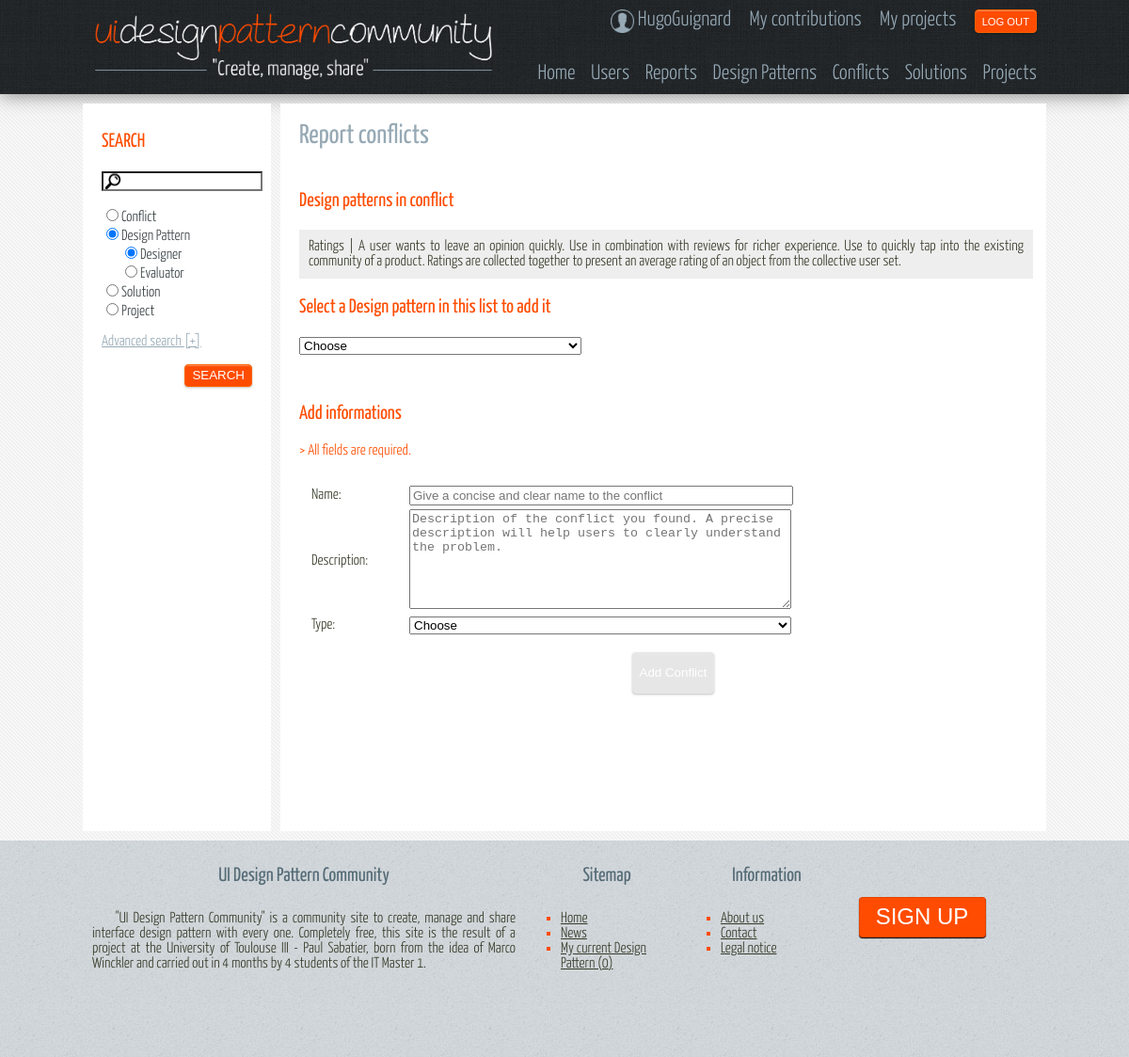
The page /view/addConflict.php?id=3 (signed in) on the database its author committed.
### tables this page shows
CREATE TABLE IF NOT EXISTS `DesignPattern` (
  `idDesignPattern` INT(11) NOT NULL AUTO_INCREMENT,
  `name` VARCHAR(150) NOT NULL,
  `what` TEXT NOT NULL,
  `whenAndHow` TEXT NULL DEFAULT NULL,
  `layout` TEXT NULL DEFAULT NULL,
  `copy` TEXT NULL DEFAULT NULL,
  `implementation` TEXT NULL DEFAULT NULL,
  `descriptionImage` TEXT NULL DEFAULT NULL,
  `nbUsage` INT(11) NULL DEFAULT NULL,
  `nbComments` INT(11) NULL DEFAULT NULL,
  `nbRates` INT(11) NULL DEFAULT NULL,
  `rate` DOUBLE NULL DEFAULT NULL,
  `date` DATETIME NULL DEFAULT NULL,
  `target` ENUM('Designer','Evaluator') NOT NULL,
  `login` VARCHAR(30) NOT NULL,
  PRIMARY KEY (`idDesignPattern`),
  INDEX `fk_DesignPattern_User1_idx` (`login` ASC),
  CONSTRAINT `fk_DesignPattern_User1`
    FOREIGN KEY (`login`)
    REFERENCES `User` (`login`)
    ON DELETE NO ACTION
    ON UPDATE NO ACTION);

### controller/toolkit/Session.php (called while the page is built, shortened)
<?php
class Session {
    public function __isset($name) {
        return isset($_SESSION[$name]);
    }
}
?>

### model/implementation/Database.php (called while the page is built, shortened)
<?php
class Database {
    private static $bdd = NULL;
    private static function connect() {
        try{
            return new PDO('mysql:host=localhost;dbname=db_dpi', 'hl3_pack', 'hl3_pack');
        } catch (Exception $e) {
            die('Erreur : ' . $e->getMessage());
        }
    }
    public static function getConnection() {
        if (Database::$bdd == NULL) {
            Database::$bdd = Database::connect();
        }
        return Database::$bdd;
    }
    public static function getOneData($req) {
        $bdd = Database::getConnection();
        $reponse = $bdd->query($req);
        $donnees = $reponse->fetch();
        return $donnees;
    }
}
?>

### view/addConflict.php (the view, shortened to what this page needs)
<?php
    require_once($_SERVER['DOCUMENT_ROOT']."/site/controller/toolkit/ToolkitAdds.php");
    require_once($_SERVER['DOCUMENT_ROOT']."/site/controller/toolkit/Session.php");
    include($_SERVER['DOCUMENT_ROOT'].'/site/view/structure/header.php');
    include($_SERVER['DOCUMENT_ROOT'].'/site/view/structure/search.php');
?>
<body onload="javascript:function():">
<section id="contenu">
    <?php
    if (!isset($session->login)) {
        echo '<center><h3>You must be connected in order to use this page</h3></center>';
    } else {
    ?>
    <h2> Report conflicts </h2>
    <div id="main" style="width:780px;float:left;height:700px;">
        <form id="addConflict_form" method="post">
            <h3>Design patterns in conflict</h3>
            <?php
            if (isset($_GET['id'])) {
                ToolkitAdds::displayDesignPatternMini($_GET['id']);
            }
            echo "<h3>Select a Design pattern in this list to add it</h3>
                <select style='width:300px' name='listDP' onchange='addDPInConflict(this)'>
                    <option selected disabled hidden>Choose</option>";
                echo"</select>";
            ?>
            <br/><br/>
            <h3>Add informations</h3>
            <font style="color:#FF4C00">> All fields are required.</font><br/><br/>
            <div id="formulaireAddConflict">
                <table>
                    <tr>
                        <td style="width:100px"><label for="namee">Name: </label></td>
                        <td><input style="width:400px" id="namee" type="text" value="" name="namee" size="40" required autofocus placeholder="Give a concise and clear name to the conflict"></td>
                    </tr>
                    <tr>
                        <td style="width:100px"><label for="description">Description: </label></td>
                        <td><textarea id="description" name="description" style="min-width:400px;min-height:100px;max-width:500px;max-height:400px" required placeholder="Description of the conflict you found. A precise description will help users to clearly understand the problem."></textarea></td>
                    </tr>
                    <tr>
                        <td style="width:100px"><label for="typee">Type: </label></td>
                        <td><select style="width:406px" id="typee" name="typee" required>
                            <option selected disabled hidden>Choose</option>
                        </select></td>
                    </tr>
                </table>
                <br/>
                <center>
                    <input id="go" type="submit" class="add" title="You need to select at least 2 DP" disabled value="Add Conflict" style="margin-left: 15px " onclick="this.form.action='../controller/validAddConflict.php'">
                </center>
            </div>
        </form>
    </div>
    <?php } ?>
</section>
<?php
    include($_SERVER['DOCUMENT_ROOT'].'/site/view/structure/footer.php');

### controller/toolkit/ToolkitAdds.php (shortened to what this page needs)
<?php
require_once($_SERVER['DOCUMENT_ROOT']."/site/model/implementation/Database.php");
require_once($_SERVER['DOCUMENT_ROOT']."/site/controller/toolkit/Session.php");
class ToolKitAdds {
    public static function displayDesignPatternMini($id) {
        echo '<div id="miniDP">';
        $donnees = Database::getOneData('SELECT * FROM DesignPattern WHERE idDesignPattern = '.$id.'');
        echo $donnees['name'];
        echo ' | '.$donnees['what'];
        echo '</div>';
    }
}

### styles/styleBase.css (style rules this page uses)
html { font-size: 100%; }
body { font-family: 'YanoneKaffeesatz-Light'; font-size: 1em; text-align:justify; }
h2 { font-size: 1.8em;font-weight: normal;color: #96A9B5;font-family: 'YanoneKaffeesatz-Regular'; }
h3 { font-size: 1.3em;font-weight: normal;color: #FF4C00;font-family: 'YanoneKaffeesatz-Regular'; }

### styles/styleStructure.css (style rules this page uses)
body { color: #373F42; background: #f7f7f7 url('../img/structure/bg04.png'); }
#contenu { color: #363B29; background: white; }
body { margin: 0 auto; padding: 0 auto; }
#contenu { margin-left: 210px; padding: 10px 20px 10px 20px; min-height :600px; }
#contenu > :first-child { margin-top: 10px; }

### styles/styleAdd.css (style rules this page uses)
#formulaireAddConflict { padding : 10px; }
input[type="button"].add:disabled, input[type="submit"].add:disabled { height:44px; border-radius: 4px; padding: 0px 7px; background-color: #E6E6E6; -webkit-box-shadow: 0px 1px 0px 0px rgba(237, 237, 237, 0.37) inset, 0px 1px 0px 0px rgba(0, 0, 0, 0.08), 0px 1px 2px 1px rgba(0, 0, 0, 0.1); -moz-box-shadow: 0px 1px 0px 0px rgba(237, 237, 237, 0.37) inset, 0px 1px 0px 0px rgba(0, 0, 0, 0.08), 0px 1px 2px 1px rgba(0, 0, 0, 0.1); box-shadow: 0px 1px 0px 0px rgba(237, 237, 237, 0.37) inset, 0px 1px 0px 0px rgba(0, 0, 0, 0.08), 0px 1px 2px 1px rgba(0, 0, 0, 0.1); color: #FFF; border: 1px solid #E6E6E6; margin-left:10px; }
#miniDP { background-color:#eee; margin-bottom:10px; padding:10px; }

### rows shown on the page
designpattern: name "Ratings", what "A user wants to leave an opinion quickly. Use in combination with reviews for richer experience. Use to quickly tap into the existing community of a product. Ratings are collected together to present an average rating of an object from the collective user set."

### other values the page prints
$session->login "HugoGuignard"
$nb "0"
